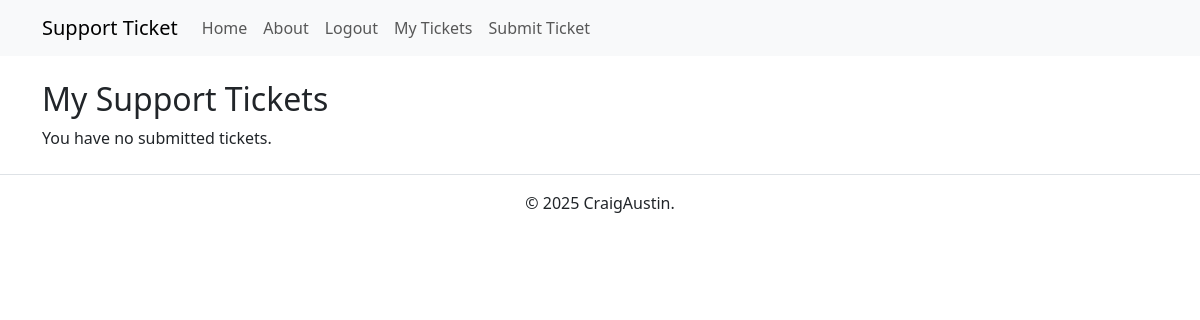
Before: /tickets (signed in) with the older database file.
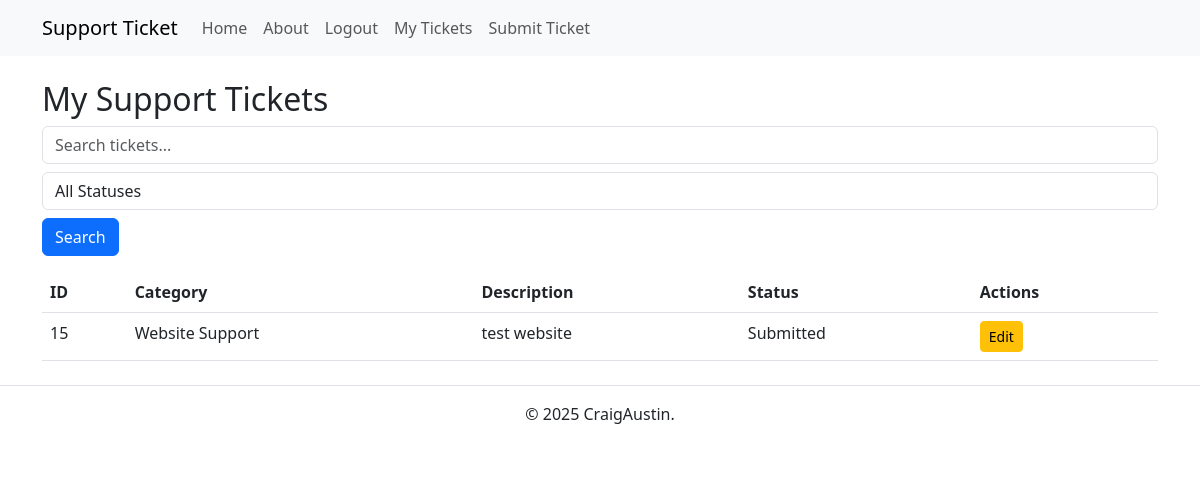
After: the same page with the newer database file.
### app.py (models this page shows)
class Ticket(db.Model):
    id = db.Column(db.Integer, primary_key=True)
    user_id = db.Column(db.Integer, db.ForeignKey('user.id'), nullable=False)
    category = db.Column(db.String(100), nullable=False)
    description = db.Column(db.Text, nullable=False)
    status = db.Column(db.String(20), default='Submitted')
    user = db.relationship('User', backref=db.backref('tickets', lazy=True))

### app.py (the view)
@app.route('/tickets', methods=['GET'])
@login_required
def view_tickets():
    search_query = request.args.get('search', '')
    status_filter = request.args.get('status_filter', '')
    tickets_query = Ticket.query.filter_by(user_id=current_user.id)
    if search_query:
        tickets_query = tickets_query.filter(
            Ticket.category.ilike(f"%{search_query}%") |
            Ticket.description.ilike(f"%{search_query}%")
        )
    if status_filter:
        tickets_query = tickets_query.filter_by(status=status_filter)
    page, per_page, offset = get_page_args(page_parameter='page', per_page_parameter='per_page')
    per_page = 5
    total = tickets_query.count()
    tickets = tickets_query.offset(offset).limit(per_page).all()
    pagination = Pagination(page=page, per_page=per_page, total=total, css_framework='bootstrap4')
    return render_template('tickets.html', tickets=tickets, pagination=pagination)

### app.py (called while the page is built)
@login_manager.user_loader
def load_user(user_id):
    return User.query.get(int(user_id))

### templates/tickets.html (shortened to what this page needs)
{% extends 'base.html' %}
{% block content %}
<h2>My Support Tickets</h2>
{% if tickets %}
<form method="GET" action="{{ url_for('view_tickets') }}" class="mb-3">
    <input type="text" name="search" placeholder="Search tickets..." class="form-control"
        value="{{ request.args.get('search', '') }}">
    <select name="status_filter" class="form-control mt-2">
        <option value="">All Statuses</option>
    </select>
    <button type="submit" class="btn btn-primary mt-2">Search</button>
</form>
<table class="table">
    <thead>
        <tr>
            <th>ID</th>
            <th>Category</th>
            <th>Description</th>
            <th>Status</th>
            <th>Actions</th>
        </tr>
    </thead>
    <tbody>
        {% for ticket in tickets %}
        <tr>
            <td>{{ ticket.id }}</td>
            <td>{{ ticket.category }}</td>
            <td>{{ ticket.description }}</td>
            <td>{{ ticket.status }}</td>
            <td>
                {% if ticket.status != "Done" and ticket.user_id == current_user.id %}
                <a href="{{ url_for('edit_ticket', ticket_id=ticket.id) }}" class="btn btn-warning btn-sm">Edit</a>
                {% endif %}
            </td>
        </tr>
        {% endfor %}
    </tbody>
</table>
{% else %}
<p>You have no submitted tickets.</p>
{% endif %}
{% endblock %}

### templates/base.html (shortened to what this page needs)
<!DOCTYPE html>
<html lang="en">
<head>
    <link rel="stylesheet" href="{{ url_for('static', filename='styles.css') }}">
    <link href="https://cdn.jsdelivr.net/npm/bootstrap@5.3.0/dist/css/bootstrap.min.css" rel="stylesheet">
</head>
<body>
    <nav class="navbar navbar-expand-lg navbar-light bg-light">
        <div class="container">
            <a class="navbar-brand" href="{{ url_for('index') }}">Support Ticket</a>
            <div class="collapse navbar-collapse" id="navbarNav">
                <ul class="navbar-nav">
                    <li class="nav-item">
                        <a class="nav-link" href="{{ url_for('index') }}">Home</a>
                    </li>
                    <li class="nav-item">
                        <a class="nav-link" href="{{ url_for('about') }}">About</a>
                    </li>
                    {% if current_user.is_authenticated %}
                    <li class="nav-item">
                        <a class="nav-link" href="{{ url_for('logout') }}">Logout</a>
                    </li>
                    <li class="nav-item">
                        <a class="nav-link" href="{{ url_for('view_tickets') }}">My Tickets</a>
                    </li>
                    <li class="nav-item">
                        <a class="nav-link" href="{{ url_for('submit_ticket') }}">Submit Ticket</a>
                    </li>
                    {% endif %}
                </ul>
            </div>
        </div>
    </nav>
    <div class="container mt-4">
        {% block content %}{% endblock %}
    </div>
    <footer class="text-center mt-4 py-3 border-top">
        <p>&copy; 2025 CraigAustin.</p>
    </footer>
</body>
</html>

### static/styles.css (style rules this page uses)
*, *::before, *::after { box-sizing: border-box; }
* { margin: 0; }
body { line-height: 1.5; -webkit-font-smoothing: antialiased; }
input, button, textarea, select { font: inherit; }
p, h1, h2, h3, h4, h5, h6 { overflow-wrap: break-word; }
p { text-wrap: pretty; }
h1, h2, h3, h4, h5, h6 { text-wrap: balance; }

Changed rows visible on the page:
added Ticket: id "15", category "Website Support", description "test website", status "Submitted"
Other visible differences:
form field status_filter: (not shown) → "All Statuses"
text no longer shown: "You have no submitted tickets."
text now shown: "Search ID Category Description Status Actions"
